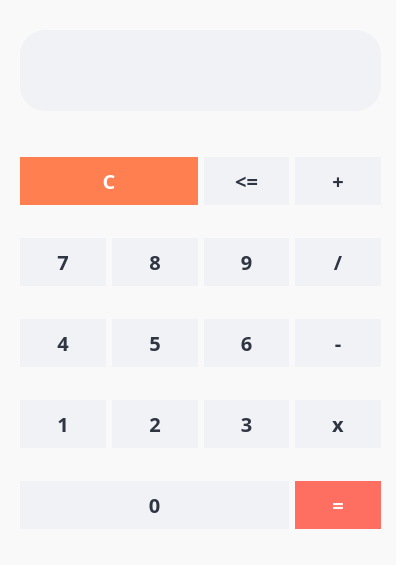
<?xml version="1.0" encoding="UTF-8"?>
<ui version="4.0">
 <class>MainWindow</class>
 <widget class="QMainWindow" name="MainWindow">
  <property name="geometry">
   <rect>
    <x>0</x>
    <y>0</y>
    <width>396</width>
    <height>565</height>
   </rect>
  </property>
  <property name="windowTitle">
   <string>MainWindow</string>
  </property>
  <property name="styleSheet">
   <string notr="true">QMainWindow {
    background-color: #f9f9f9;
}

QLabel {
    color: #2f3542;
    font-size: 24px;
    font-weight: 600;
}

QPushButton {
    background-color: #f1f2f6;
    color: #2f3542;
    border: none;
    border-radius: 25px;
    font-size: 20px;
    font-weight: bold;
    padding: 12px 20px;
}

QPushButton:hover {
    background-color: #dfe4ea;
}

QPushButton:pressed {
    background-color: #ced6e0;
}
</string>
  </property>
  <widget class="QWidget" name="centralwidget">
   <widget class="QLabel" name="label">
    <property name="geometry">
     <rect>
      <x>20</x>
      <y>30</y>
      <width>361</width>
      <height>81</height>
     </rect>
    </property>
    <property name="font">
     <font>
      <family>Sans Serif Collection</family>
      <pointsize>-1</pointsize>
      <bold>true</bold>
     </font>
    </property>
    <property name="styleSheet">
     <string notr="true">/* Label-Stil im MacOS-Stil */
QLabel {
    background-color: #f1f2f6; /* Helles Grau, passend zu den Buttons */
    color: #2f3542; /* Dunkles Grau für den Text */
    border: none;
    border-radius: 25px; /* Abgerundete Ecken wie bei den Buttons */
    font-size: 30px; /* Größere Schrift für bessere Lesbarkeit */
    font-weight: bold; /* Fett für eine bessere visuelle Betonung */
    padding: 15px; /* Etwas mehr Abstand im Label */
    text-align: right; /* Textausrichtung nach rechts, wie bei Taschenrechnern */
}

/* Optional: Hover-Effekt für das Label, falls gewünscht */
QLabel:hover {
    background-color: #dfe4ea; /* Helleres Grau bei Hover */
}

/* Optional: Focus-Effekt für das Label, falls gewünscht */
QLabel:focus {
    border: 2px solid #ff6f61; /* Orange-Rote Umrandung bei Fokus */
}
</string>
    </property>
    <property name="text">
     <string/>
    </property>
   </widget>
   <widget class="QWidget" name="gridLayoutWidget">
    <property name="geometry">
     <rect>
      <x>20</x>
      <y>130</y>
      <width>361</width>
      <height>431</height>
     </rect>
    </property>
    <layout class="QGridLayout" name="gridLayout">
     <item row="3" column="0">
      <widget class="QPushButton" name="pushButton4">
       <property name="font">
        <font>
         <family>Sans Serif Collection</family>
         <pointsize>-1</pointsize>
         <bold>true</bold>
        </font>
       </property>
       <property name="styleSheet">
        <string notr="true">QPushButton {
    background-color: #f1f2f6;
    color: #2f3542;
    border: none;
    border-radius: 25px;
    font-size: 20px;
    font-weight: bold;
    padding: 10px;
}

QPushButton:hover {
    background-color: #dfe4ea;
}

QPushButton:pressed {
    background-color: #ced6e0;
}
</string>
       </property>
       <property name="text">
        <string>4</string>
       </property>
      </widget>
     </item>
     <item row="2" column="0">
      <widget class="QPushButton" name="pushButton7">
       <property name="font">
        <font>
         <family>Sans Serif Collection</family>
         <pointsize>-1</pointsize>
         <bold>true</bold>
        </font>
       </property>
       <property name="styleSheet">
        <string notr="true">QPushButton {
    background-color: #f1f2f6;
    color: #2f3542;
    border: none;
    border-radius: 25px;
    font-size: 20px;
    font-weight: bold;
    padding: 10px;
}

QPushButton:hover {
    background-color: #dfe4ea;
}

QPushButton:pressed {
    background-color: #ced6e0;
}
</string>
       </property>
       <property name="text">
        <string>7</string>
       </property>
      </widget>
     </item>
     <item row="4" column="2">
      <widget class="QPushButton" name="pushButton3">
       <property name="font">
        <font>
         <family>Sans Serif Collection</family>
         <pointsize>-1</pointsize>
         <bold>true</bold>
        </font>
       </property>
       <property name="styleSheet">
        <string notr="true">QPushButton {
    background-color: #f1f2f6;
    color: #2f3542;
    border: none;
    border-radius: 25px;
    font-size: 20px;
    font-weight: bold;
    padding: 10px;
}

QPushButton:hover {
    background-color: #dfe4ea;
}

QPushButton:pressed {
    background-color: #ced6e0;
}
</string>
       </property>
       <property name="text">
        <string>3</string>
       </property>
      </widget>
     </item>
     <item row="2" column="2">
      <widget class="QPushButton" name="pushButton9">
       <property name="font">
        <font>
         <family>Sans Serif Collection</family>
         <pointsize>-1</pointsize>
         <bold>true</bold>
        </font>
       </property>
       <property name="styleSheet">
        <string notr="true">QPushButton {
    background-color: #f1f2f6;
    color: #2f3542;
    border: none;
    border-radius: 25px;
    font-size: 20px;
    font-weight: bold;
    padding: 10px;
}

QPushButton:hover {
    background-color: #dfe4ea;
}

QPushButton:pressed {
    background-color: #ced6e0;
}
</string>
       </property>
       <property name="text">
        <string>9</string>
       </property>
      </widget>
     </item>
     <item row="2" column="1">
      <widget class="QPushButton" name="pushButton8">
       <property name="font">
        <font>
         <family>Sans Serif Collection</family>
         <pointsize>-1</pointsize>
         <bold>true</bold>
        </font>
       </property>
       <property name="styleSheet">
        <string notr="true">QPushButton {
    background-color: #f1f2f6;
    color: #2f3542;
    border: none;
    border-radius: 25px;
    font-size: 20px;
    font-weight: bold;
    padding: 10px;
}

QPushButton:hover {
    background-color: #dfe4ea;
}

QPushButton:pressed {
    background-color: #ced6e0;
}
</string>
       </property>
       <property name="text">
        <string>8</string>
       </property>
      </widget>
     </item>
     <item row="4" column="1">
      <widget class="QPushButton" name="pushButton2">
       <property name="font">
        <font>
         <family>Sans Serif Collection</family>
         <pointsize>-1</pointsize>
         <bold>true</bold>
        </font>
       </property>
       <property name="styleSheet">
        <string notr="true">QPushButton {
    background-color: #f1f2f6;
    color: #2f3542;
    border: none;
    border-radius: 25px;
    font-size: 20px;
    font-weight: bold;
    padding: 10px;
}

QPushButton:hover {
    background-color: #dfe4ea;
}

QPushButton:pressed {
    background-color: #ced6e0;
}
</string>
       </property>
       <property name="text">
        <string>2</string>
       </property>
      </widget>
     </item>
     <item row="3" column="1">
      <widget class="QPushButton" name="pushButton5">
       <property name="font">
        <font>
         <family>Sans Serif Collection</family>
         <pointsize>-1</pointsize>
         <bold>true</bold>
        </font>
       </property>
       <property name="styleSheet">
        <string notr="true">QPushButton {
    background-color: #f1f2f6;
    color: #2f3542;
    border: none;
    border-radius: 25px;
    font-size: 20px;
    font-weight: bold;
    padding: 10px;
}

QPushButton:hover {
    background-color: #dfe4ea;
}

QPushButton:pressed {
    background-color: #ced6e0;
}
</string>
       </property>
       <property name="text">
        <string>5</string>
       </property>
      </widget>
     </item>
     <item row="3" column="2">
      <widget class="QPushButton" name="pushButton6">
       <property name="font">
        <font>
         <family>Sans Serif Collection</family>
         <pointsize>-1</pointsize>
         <bold>true</bold>
        </font>
       </property>
       <property name="styleSheet">
        <string notr="true">QPushButton {
    background-color: #f1f2f6;
    color: #2f3542;
    border: none;
    border-radius: 25px;
    font-size: 20px;
    font-weight: bold;
    padding: 10px;
}

QPushButton:hover {
    background-color: #dfe4ea;
}

QPushButton:pressed {
    background-color: #ced6e0;
}
</string>
       </property>
       <property name="text">
        <string>6</string>
       </property>
      </widget>
     </item>
     <item row="4" column="0">
      <widget class="QPushButton" name="pushButton1">
       <property name="font">
        <font>
         <family>Sans Serif Collection</family>
         <pointsize>-1</pointsize>
         <bold>true</bold>
        </font>
       </property>
       <property name="styleSheet">
        <string notr="true">QPushButton {
    background-color: #f1f2f6;
    color: #2f3542;
    border: none;
    border-radius: 25px;
    font-size: 20px;
    font-weight: bold;
    padding: 10px;
}

QPushButton:hover {
    background-color: #dfe4ea;
}

QPushButton:pressed {
    background-color: #ced6e0;
}
</string>
       </property>
       <property name="text">
        <string>1</string>
       </property>
      </widget>
     </item>
     <item row="4" column="3">
      <widget class="QPushButton" name="pushButtonMultiplication">
       <property name="font">
        <font>
         <family>Sans Serif Collection</family>
         <pointsize>-1</pointsize>
         <bold>true</bold>
        </font>
       </property>
       <property name="styleSheet">
        <string notr="true">QPushButton {
    background-color: #f1f2f6;
    color: #2f3542;
    border: none;
    border-radius: 25px;
    font-size: 20px;
    font-weight: bold;
    padding: 10px;
}

QPushButton:hover {
    background-color: #dfe4ea;
}

QPushButton:pressed {
    background-color: #ced6e0;
}
</string>
       </property>
       <property name="text">
        <string>x</string>
       </property>
      </widget>
     </item>
     <item row="3" column="3">
      <widget class="QPushButton" name="pushButtonSubtraction">
       <property name="font">
        <font>
         <family>Sans Serif Collection</family>
         <pointsize>-1</pointsize>
         <bold>true</bold>
        </font>
       </property>
       <property name="styleSheet">
        <string notr="true">QPushButton {
    background-color: #f1f2f6;
    color: #2f3542;
    border: none;
    border-radius: 25px;
    font-size: 20px;
    font-weight: bold;
    padding: 10px;
}

QPushButton:hover {
    background-color: #dfe4ea;
}

QPushButton:pressed {
    background-color: #ced6e0;
}
</string>
       </property>
       <property name="text">
        <string>-</string>
       </property>
      </widget>
     </item>
     <item row="2" column="3">
      <widget class="QPushButton" name="pushButtonDivision">
       <property name="font">
        <font>
         <family>Sans Serif Collection</family>
         <pointsize>-1</pointsize>
         <bold>true</bold>
        </font>
       </property>
       <property name="cursor">
        <cursorShape>PointingHandCursor</cursorShape>
       </property>
       <property name="mouseTracking">
        <bool>true</bool>
       </property>
       <property name="styleSheet">
        <string notr="true">QPushButton {
    background-color: #f1f2f6;
    color: #2f3542;
    border: none;
    border-radius: 25px;
    font-size: 20px;
    font-weight: bold;
    padding: 10px;
}

QPushButton:hover {
    background-color: #dfe4ea;
}

QPushButton:pressed {
    background-color: #ced6e0;
}
</string>
       </property>
       <property name="text">
        <string>/</string>
       </property>
      </widget>
     </item>
     <item row="1" column="2">
      <widget class="QPushButton" name="pushButtonBackspace">
       <property name="font">
        <font>
         <family>Sans Serif Collection</family>
         <pointsize>-1</pointsize>
         <bold>true</bold>
        </font>
       </property>
       <property name="styleSheet">
        <string notr="true">QPushButton {
    background-color: #f1f2f6;
    color: #2f3542;
    border: none;
    border-radius: 25px;
    font-size: 20px;
    font-weight: bold;
    padding: 10px;
}

QPushButton:hover {
    background-color: #dfe4ea;
}

QPushButton:pressed {
    background-color: #ced6e0;
}
</string>
       </property>
       <property name="text">
        <string>&lt;=</string>
       </property>
      </widget>
     </item>
     <item row="1" column="0" colspan="2">
      <widget class="QPushButton" name="pushButtonClear">
       <property name="font">
        <font>
         <family>Sans Serif Collection</family>
         <pointsize>-1</pointsize>
         <bold>true</bold>
        </font>
       </property>
       <property name="styleSheet">
        <string notr="true">/* Allgemeiner Stil für alle Buttons */
QPushButton {
    background-color: #f1f2f6;
    color: #2f3542;
    border: none;
    border-radius: 25px;
    font-size: 20px;
    font-weight: bold;
    padding: 10px;
}

/* Hover-Effekt für alle Buttons */
QPushButton:hover {
    background-color: #dfe4ea;
}

/* Pressed-Effekt für alle Buttons */
QPushButton:pressed {
    background-color: #ced6e0;
}

/* Spezieller Stil für den Clear-Button */
QPushButton#pushButtonClear {
    background-color: #ff7f50; /* Helles Orange */
    color: #fff;
}

/* Hover-Effekt für den Clear-Button */
QPushButton#pushButtonClear:hover {
    background-color: #ff6347; /* Dunkleres Orange bei Hover */
}

/* Pressed-Effekt für den Clear-Button */
QPushButton#pushButtonClear:pressed {
    background-color: #e55347; /* Noch dunkleres Orange bei gedrückt */
}
</string>
       </property>
       <property name="text">
        <string>C</string>
       </property>
      </widget>
     </item>
     <item row="1" column="3">
      <widget class="QPushButton" name="pushButtonAddition">
       <property name="font">
        <font>
         <family>Sans Serif Collection</family>
         <pointsize>-1</pointsize>
         <bold>true</bold>
        </font>
       </property>
       <property name="styleSheet">
        <string notr="true">QPushButton {
    background-color: #f1f2f6;
    color: #2f3542;
    border: none;
    border-radius: 25px;
    font-size: 20px;
    font-weight: bold;
    padding: 10px;
}

QPushButton:hover {
    background-color: #dfe4ea;
}

QPushButton:pressed {
    background-color: #ced6e0;
}
</string>
       </property>
       <property name="text">
        <string>+</string>
       </property>
      </widget>
     </item>
     <item row="5" column="3">
      <widget class="QPushButton" name="PushButtonEqual">
       <property name="font">
        <font>
         <family>Sans Serif Collection</family>
         <pointsize>-1</pointsize>
         <bold>true</bold>
        </font>
       </property>
       <property name="styleSheet">
        <string notr="true">/* Allgemeiner Stil für alle Buttons */
QPushButton {
    background-color: #f1f2f6;
    color: #2f3542;
    border: none;
    border-radius: 25px;
    font-size: 20px;
    font-weight: bold;
    padding: 10px;
}

/* Hover-Effekt für alle Buttons */
QPushButton:hover {
    background-color: #dfe4ea;
}

/* Pressed-Effekt für alle Buttons */
QPushButton:pressed {
    background-color: #ced6e0;
}

/* Spezieller Stil für den Equal-Button (Orange) */
QPushButton#PushButtonEqual {
    background-color: #ff6f61; /* Orange-Rot */
    color: #fff;
}

/* Hover-Effekt für den Equal-Button */
QPushButton#PushButtonEqual:hover {
    background-color: #ff8f7f; /* Helleres Orange-Rot bei Hover */
}

/* Pressed-Effekt für den Equal-Button */
QPushButton#PushButtonEqual:pressed {
    background-color: #ffb3a7; /* Noch helleres Orange-Rot bei gedrückt */
}
</string>
       </property>
       <property name="text">
        <string>=</string>
       </property>
      </widget>
     </item>
     <item row="5" column="0" colspan="3">
      <widget class="QPushButton" name="pushButton0">
       <property name="font">
        <font>
         <family>Sans Serif Collection</family>
         <pointsize>-1</pointsize>
         <bold>true</bold>
        </font>
       </property>
       <property name="styleSheet">
        <string notr="true">QPushButton {
    background-color: #f1f2f6;
    color: #2f3542;
    border: none;
    border-radius: 25px;
    font-size: 20px;
    font-weight: bold;
    padding: 10px;
}

QPushButton:hover {
    background-color: #dfe4ea;
}

QPushButton:pressed {
    background-color: #ced6e0;
}
</string>
       </property>
       <property name="text">
        <string>0</string>
       </property>
      </widget>
     </item>
    </layout>
   </widget>
  </widget>
 </widget>
 <resources/>
 <connections/>
</ui>
